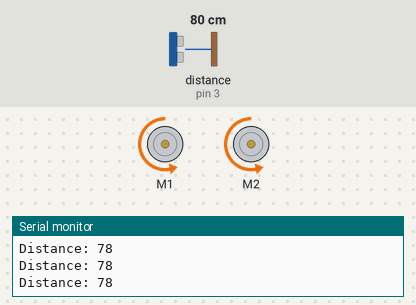
Recording of a sketch running on a simulated Arduino Uno, built with avr-gcc and run on an emulated ATmega328P. Shown: 2 × DC motor (green arrow = forward, orange = backward, longer = faster), the last lines printed to the serial monitor. Wiring (inferred from the names in the program): ultrasonic range finder: trigger pin 2; echo pin 3. Inputs (shaded band) come from the test bench; at power-on: distance to the obstacle (sensor on pin 3) 80 cm. The echo pulse lasts 58.3 µs per cm.

Above: at 1.2 s.
1.3 s: distance to the obstacle (sensor on pin 3) set to 32 cm
2.8 s: distance to the obstacle (sensor on pin 3) set to 27 cm
At 4.0 s:
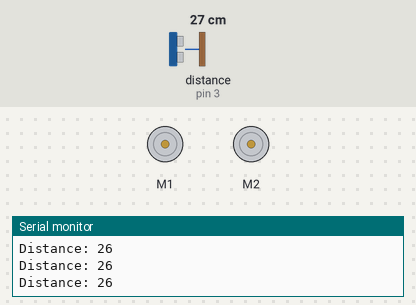
4.3 s: distance to the obstacle (sensor on pin 3) set to 21 cm
At 5.4 s:
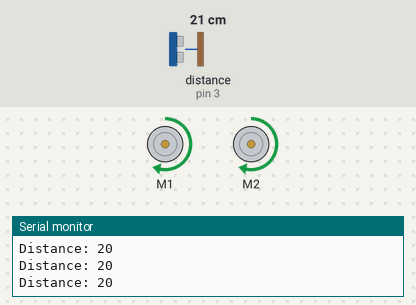
5.8 s: distance to the obstacle (sensor on pin 3) set to 35 cm
At 6.5 s:
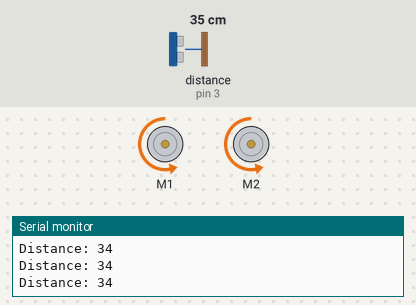
8.8 s: distance to the obstacle (sensor on pin 3) set to 18 cm
At 10.0 s:
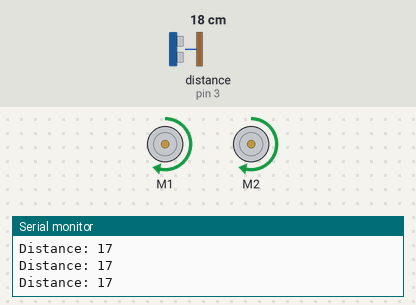
Timing chart, 0 to 11.3 s (numbered marks = the images above; inputs shaded):
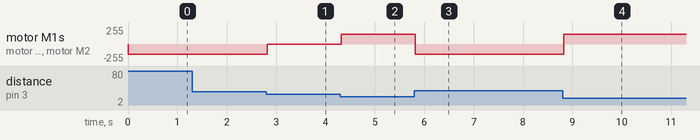

Measured:
- the behaviour switches between 31 and 30 cm on distance to the obstacle (sensor on pin 3) (found by bisection; images 0 and 1)
- the behaviour switches between 23 and 22 cm on distance to the obstacle (sensor on pin 3) (found by bisection; images 1 and 2)
- after the input at 2.8 s, motor M1, motor M2: backward 150/255 → stopped at once
- after the input at 4.3 s, motor M1, motor M2: stopped → forward 150/255 at once
- after the input at 5.8 s, motor M1, motor M2: forward 150/255 → backward 150/255 at once
- after the input at 8.8 s, motor M1, motor M2: backward 150/255 → forward 150/255 at once

The sketch:

ejercicio.ino
```cpp
/*
  Si el sensor ultrasonico mide una distancia menor a 22 cm:
    Motor se mueve hacia adelante con una velocidad de 150

  Si el sensor ultrasonico mide una distancia mayor o igual a 22 cm pero menor a 30cm:
    Un led tiene que parpadear cada segundo, un led de alerta cada 1 segundo

  Si el sensor ultrasonico mide una distancia mayor o igual a 30 cm:
    Motor se mueve hacia atras con una velocidad de 150
*/

#include <AFMotor.h>

AF_DCMotor motor1(1, MOTOR12_1KHZ);
AF_DCMotor motor2(2, MOTOR12_1KHZ);

int trigPin = 2;
int echoPin = 3;
long duration;
int distance;

void setup() {
  Serial.begin(9600);
  pinMode(trigPin, OUTPUT);
  pinMode(echoPin, INPUT);
  motor1.setSpeed(150);
  motor2.setSpeed(150);
}

void loop() {
  digitalWrite(trigPin, LOW);
  delayMicroseconds(2);
  digitalWrite(trigPin, HIGH);
  delayMicroseconds(10);
  digitalWrite(trigPin, LOW);
  duration = pulseIn(echoPin, HIGH);
  distance = duration*0.034/2;
  Serial.print("Distance: ");
  Serial.println(distance);
  if (distance < 22) {
    motor1.run(FORWARD);
    motor2.run(FORWARD);
  } else if (distance >= 22 && distance < 30) {
    motor1.run(RELEASE);
    motor2.run(RELEASE);
  } else {
    motor1.run(BACKWARD);
    motor2.run(BACKWARD);
  }
}

// Path: robotica\ejercicio.ino
```

ej.ino
```cpp
/*
  Si el sensor ultrasonico mide una distancia menor a 22 cm:
    Motor se mueve hacia adelante con una velocidad de 150

  Si el sensor ultrasonico mide una distancia mayor o igual a 22 cm pero menor a 30cm:
    Un led tiene que parpadear cada segundo, un led de alerta cada 1 segundo

  Si el sensor ultrasonico mide una distancia mayor o igual a 30 cm:
    Motor se mueve hacia atras con una velocidad de 150

  realizarlo sin usar:
  #include <AFMotor.h>

  Usando:
  #include <Ultrasonic.h>
*/
```
